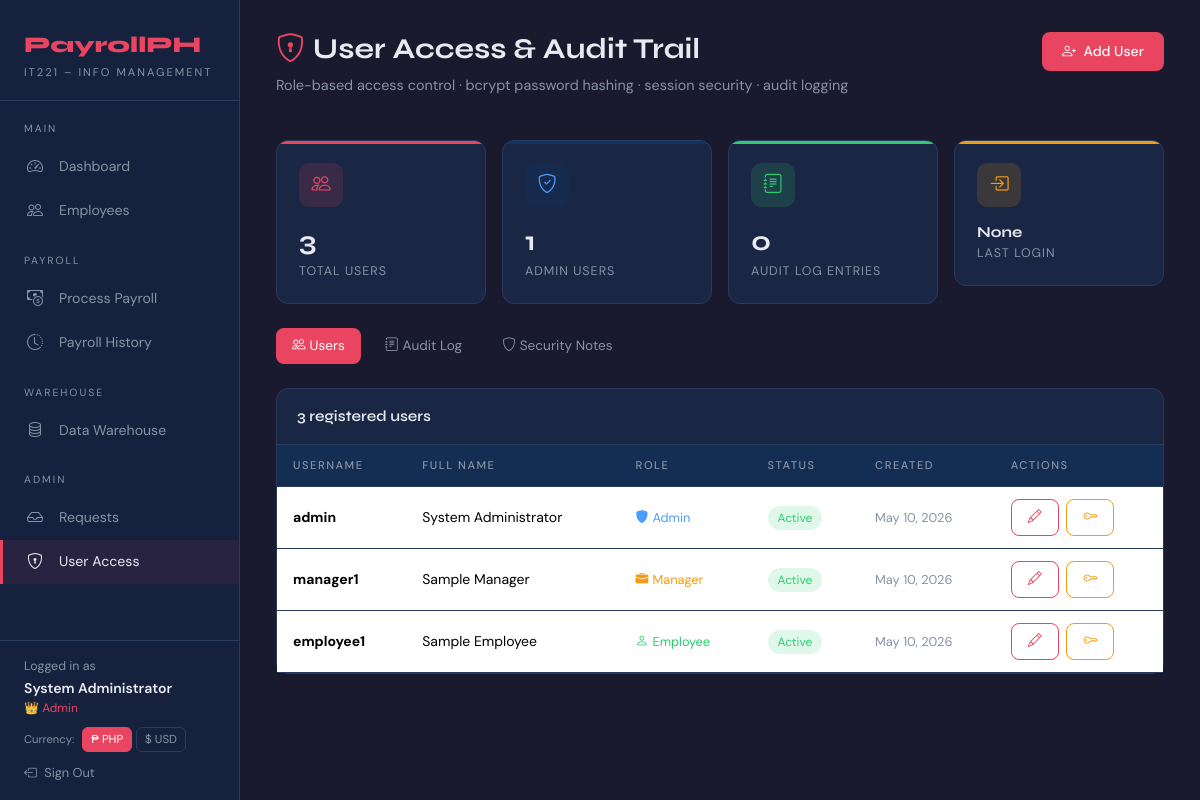
The page /users.php (signed in) on the database as committed earlier.
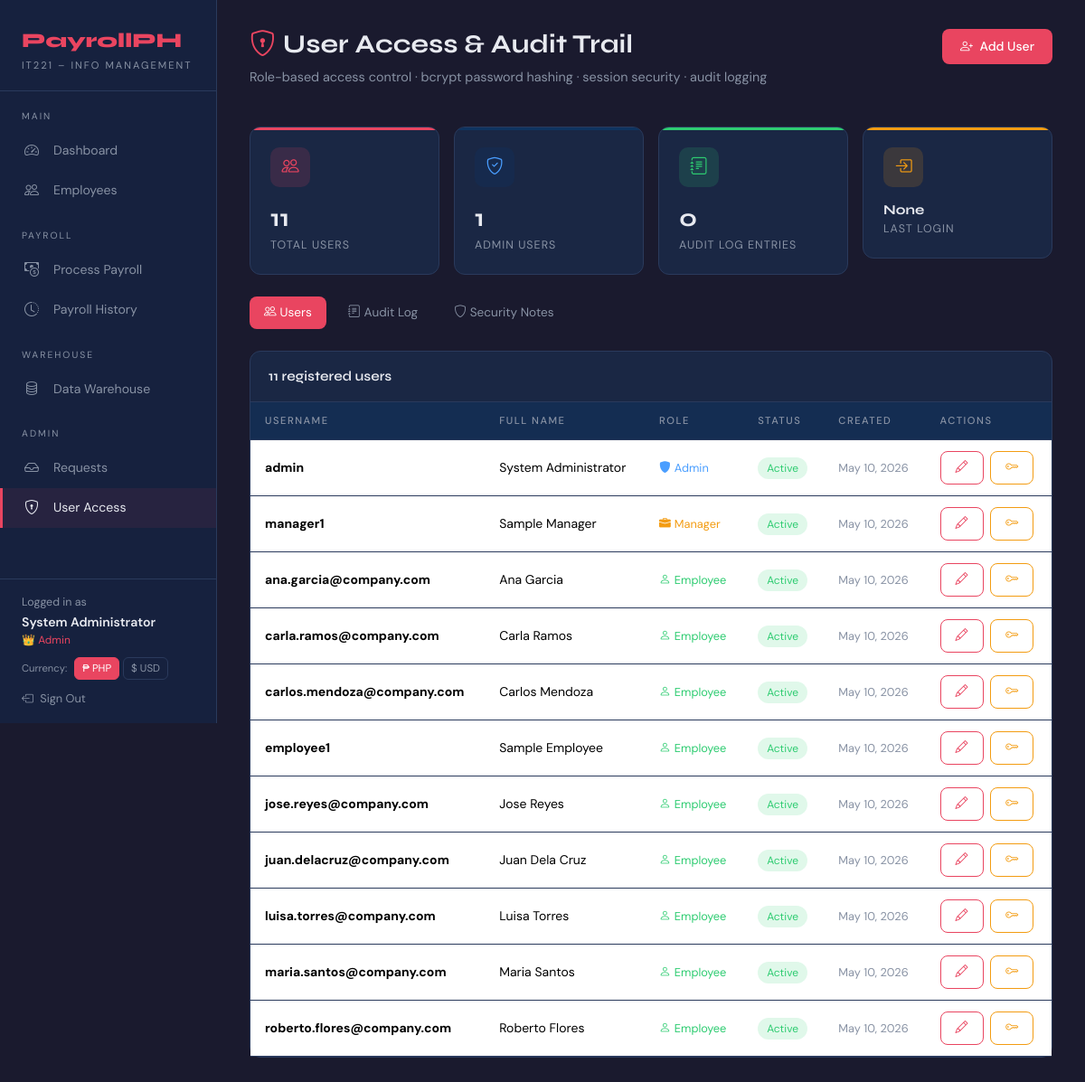
The same page on the database as committed later.
### tables this page shows
CREATE TABLE IF NOT EXISTS users (
    user_id     INT AUTO_INCREMENT PRIMARY KEY,
    username    VARCHAR(80) NOT NULL UNIQUE,
    password    VARCHAR(255) NOT NULL,        
    full_name   VARCHAR(130) NOT NULL,
    role        ENUM('Admin','Staff') NOT NULL DEFAULT 'Staff',
    status      ENUM('Active','Inactive') DEFAULT 'Active',
    created_at  TIMESTAMP DEFAULT CURRENT_TIMESTAMP
);

### includes/auth.php (called while the page is built, shortened)
<?php
function currentUser(): array {
    return [
        'user_id'   => $_SESSION['user_id']   ?? null,
        'username'  => $_SESSION['username']  ?? '',
        'full_name' => $_SESSION['full_name'] ?? '',
        'role'      => $_SESSION['role']      ?? '',
    ];
}
function isManager(): bool { return ($_SESSION['role'] ?? '') === 'Manager'; }
function isEmployee(): bool{ return ($_SESSION['role'] ?? '') === 'Employee'; }

### users.php (the view, shortened to what this page needs)
<?php
require_once 'includes/auth.php';
$db  = getDB();
$users = $db->query("SELECT * FROM users ORDER BY role, username")->fetchAll();
$total_users  = $db->query("SELECT COUNT(*) FROM users")->fetchColumn();
$total_admins = $db->query("SELECT COUNT(*) FROM users WHERE role='Admin'")->fetchColumn();
$total_logs   = $db->query("SELECT COUNT(*) FROM audit_log")->fetchColumn();
$last_login   = $db->query("SELECT logged_at FROM audit_log WHERE action='Login' ORDER BY logged_at DESC LIMIT 1")->fetchColumn();
require_once 'includes/header.php';
?>
<div class="main-content">
    <div class="page-header d-flex justify-content-between align-items-start">
        <div>
            <h1><i class="bi bi-shield-lock me-2 text-accent"></i>User Access & Audit Trail</h1>
            <p>Role-based access control · bcrypt password hashing · session security · audit logging</p>
        </div>
        <button class="btn-accent" data-bs-toggle="modal" data-bs-target="#addUserModal">
            <i class="bi bi-person-plus me-1"></i> Add User
        </button>
    </div>
    <div class="row g-3 mb-4">
        <div class="col-sm-6 col-lg-3">
            <div class="stat-card">
                <div class="stat-icon"><i class="bi bi-people"></i></div>
                <div class="stat-value"><?= $total_users ?></div>
                <div class="stat-label">Total Users</div>
            </div>
        </div>
        <div class="col-sm-6 col-lg-3">
            <div class="stat-card" style="--accent:#0f3460;">
                <div class="stat-icon" style="background:rgba(15,52,96,0.3);color:#4a9eff;"><i class="bi bi-shield-check"></i></div>
                <div class="stat-value"><?= $total_admins ?></div>
                <div class="stat-label">Admin Users</div>
            </div>
        </div>
        <div class="col-sm-6 col-lg-3">
            <div class="stat-card" style="--accent:#2ecc71;">
                <div class="stat-icon" style="background:rgba(46,204,113,0.15);color:#2ecc71;"><i class="bi bi-journal-text"></i></div>
                <div class="stat-value"><?= number_format($total_logs) ?></div>
                <div class="stat-label">Audit Log Entries</div>
            </div>
        </div>
        <div class="col-sm-6 col-lg-3">
            <div class="stat-card" style="--accent:#f39c12;">
                <div class="stat-icon" style="background:rgba(243,156,18,0.15);color:#f39c12;"><i class="bi bi-box-arrow-in-right"></i></div>
                <div class="stat-value" style="font-size:0.95rem;margin-top:8px;">
                    <?= $last_login ? date('M d, H:i', strtotime($last_login)) : 'None' ?>
                </div>
                <div class="stat-label">Last Login</div>
            </div>
        </div>
    </div>
    <ul class="nav nav-pills mb-4" style="gap:8px;">
        <li><a class="nav-link active" data-bs-toggle="pill" href="#tab-users" style="background:var(--accent);border-radius:8px;font-size:0.85rem;"><i class="bi bi-people me-1"></i>Users</a></li>
        <li><a class="nav-link" data-bs-toggle="pill" href="#tab-audit" style="color:var(--text-muted);border-radius:8px;font-size:0.85rem;"><i class="bi bi-journal-text me-1"></i>Audit Log</a></li>
        <li><a class="nav-link" data-bs-toggle="pill" href="#tab-security" style="color:var(--text-muted);border-radius:8px;font-size:0.85rem;"><i class="bi bi-shield me-1"></i>Security Notes</a></li>
    </ul>
    <div class="tab-content">
        <div class="tab-pane fade show active" id="tab-users">
            <div class="card">
                <div class="card-header"><?= count($users) ?> registered users</div>
                <div class="card-body p-0">
                    <table class="table mb-0">
                        <thead>
                            <tr>
                                <th>Username</th>
                                <th>Full Name</th>
                                <th>Role</th>
                                <th>Status</th>
                                <th>Created</th>
                                <th>Actions</th>
                            </tr>
                        </thead>
                        <tbody>
                            <?php foreach ($users as $u): ?>
                            <tr>
                                <td><strong><?= htmlspecialchars($u['username']) ?></strong></td>
                                <td><?= htmlspecialchars($u['full_name']) ?></td>
                                <td>
                                    <?php if ($u['role'] === 'Admin'): ?>
                                    <span style="color:#4a9eff;font-size:0.8rem;"><i class="bi bi-shield-fill me-1"></i>Admin</span>
                                    <?php elseif ($u['role'] === 'Manager'): ?>
                                    <span style="color:#f39c12;font-size:0.8rem;"><i class="bi bi-briefcase-fill me-1"></i>Manager</span>
                                    <?php else: ?>
                                    <span style="color:#2ecc71;font-size:0.8rem;"><i class="bi bi-person me-1"></i>Employee</span>
                                    <?php endif; ?>
                                </td>
                                <td><span class="badge-<?= strtolower($u['status']) ?>"><?= $u['status'] ?></span></td>
                                <td style="color:var(--text-muted);font-size:0.8rem;"><?= date('M d, Y', strtotime($u['created_at'])) ?></td>
                                <td>
                                    <button class="btn-outline-accent btn-sm"
                                        onclick="openEditUser(<?= htmlspecialchars(json_encode($u)) ?>)">
                                        <i class="bi bi-pencil"></i>
                                    </button>
                                    <button class="btn-outline-accent btn-sm ms-1"
                                        onclick="openResetPw(<?= $u['user_id'] ?>, '<?= htmlspecialchars($u['username']) ?>')"
                                        style="border-color:var(--warning);color:var(--warning);">
                                        <i class="bi bi-key"></i>
                                    </button>
                                </td>
                            </tr>
                            <?php endforeach; ?>
                        </tbody>
                    </table>
                </div>
            </div>
        </div>
    </div>
</div>
<?php require_once 'includes/footer.php'; ?>

### includes/header.php (shortened to what this page needs)
<?php
require_once __DIR__ . '/auth.php';
$current_page = basename($_SERVER['PHP_SELF'], '.php');
$__user = currentUser();
$db = getDB();
$currency = $_SESSION['currency'] ?? 'PHP';
$pendingBadge = 0;
if (isAdmin()) {
    $pendingBadge = (int)$db->query("SELECT COUNT(*) FROM requests WHERE status='Pending'")->fetchColumn();
} elseif (isManager()) {
    $pendingBadge = (int)$db->query("SELECT COUNT(*) FROM requests WHERE status='Pending' AND handled_by='Manager'")->fetchColumn();
} elseif (isEmployee()) {
    $eRow = $db->prepare("SELECT employee_id FROM employees WHERE email=? LIMIT 1");
    $eRow->execute([$__user['username']]);
    $eId = $eRow->fetchColumn();
    if ($eId) $pendingBadge = (int)$db->prepare("SELECT COUNT(*) FROM requests WHERE employee_id=? AND status='Pending'")->execute([$eId]);
}
?>
<!DOCTYPE html>
<html lang="en">
<head>
    <link href="https://cdn.jsdelivr.net/npm/bootstrap@5.3.3/dist/css/bootstrap.min.css" rel="stylesheet">
    <link href="https://cdn.jsdelivr.net/npm/bootstrap-icons@1.11.3/font/bootstrap-icons.css" rel="stylesheet">
</head>
<body>
<nav class="sidebar">
    <div class="sidebar-brand">
        <div class="logo-mark">PayrollPH</div>
        <small>IT221 – Info Management</small>
    </div>
    <?php if (isEmployee()): ?>
    <div class="nav-section-label">My Info</div>
    <a href="index.php"    class="nav-link <?= $current_page==='index'    ?'active':'' ?>"><i class="bi bi-speedometer2"></i> My Dashboard</a>
    <a href="employees.php"class="nav-link <?= $current_page==='employees'?'active':'' ?>"><i class="bi bi-person-circle"></i> My Profile</a>
    <a href="benefits.php" class="nav-link <?= $current_page==='benefits' ?'active':'' ?>"><i class="bi bi-gift"></i> My Benefits</a>
    <div class="nav-section-label">Payroll</div>
    <a href="history.php"  class="nav-link <?= $current_page==='history'  ?'active':'' ?>"><i class="bi bi-clock-history"></i> My Payroll History</a>
    <div class="nav-section-label">Requests</div>
    <a href="requests.php" class="nav-link <?= $current_page==='requests' ?'active':'' ?>">
        <i class="bi bi-inbox"></i> My Requests
        <?php if ($pendingBadge > 0): ?><span class="nav-badge"><?= $pendingBadge ?></span><?php endif; ?>
    </a>
    <?php else: ?>
    <div class="nav-section-label">Main</div>
    <a href="index.php"    class="nav-link <?= $current_page==='index'    ?'active':'' ?>"><i class="bi bi-speedometer2"></i> Dashboard</a>
    <a href="employees.php"class="nav-link <?= $current_page==='employees'?'active':'' ?>"><i class="bi bi-people"></i> Employees</a>
    <div class="nav-section-label">Payroll</div>
    <a href="process.php"  class="nav-link <?= $current_page==='process'  ?'active':'' ?>"><i class="bi bi-cash-coin"></i> Process Payroll</a>
    <a href="history.php"  class="nav-link <?= $current_page==='history'  ?'active':'' ?>"><i class="bi bi-clock-history"></i> Payroll History</a>
    <div class="nav-section-label">Warehouse</div>
    <a href="warehouse.php"class="nav-link <?= $current_page==='warehouse'?'active':'' ?>"><i class="bi bi-database"></i> Data Warehouse</a>
    <div class="nav-section-label">Admin</div>
    <a href="requests.php" class="nav-link <?= $current_page==='requests' ?'active':'' ?>">
        <i class="bi bi-inbox"></i> Requests
    </a>
    <a href="users.php"    class="nav-link <?= $current_page==='users'    ?'active':'' ?>"><i class="bi bi-shield-lock"></i> User Access</a>
    <?php endif; ?>
    <div style="margin-top:auto;padding:16px 24px;border-top:1px solid var(--border);">
        <div style="font-size:0.78rem;color:var(--text-muted);margin-bottom:2px;">Logged in as</div>
        <div style="font-size:0.88rem;font-weight:600;color:var(--text-main);"><?= htmlspecialchars($__user['full_name']) ?></div>
        <?php
        $roleColor = match($__user['role']){'Admin'=>'var(--accent)','Manager'=>'#4a9eff','Employee'=>'#2ecc71',default=>'var(--text-muted)'};
        $roleIcon  = match($__user['role']){'Admin'=>'👑','Manager'=>'🏢','Employee'=>'👤',default=>''};
        ?>
        <div style="font-size:0.75rem;color:<?= $roleColor ?>;margin-bottom:10px;"><?= $roleIcon ?> <?= $__user['role'] ?></div>
        <div class="currency-toggle mb-2">
            <span style="font-size:0.7rem;color:var(--text-muted);margin-right:4px;">Currency:</span>
            <a href="?currency=PHP" class="<?= ($currency==='PHP')?'active':'' ?>">₱ PHP</a>
            <a href="?currency=USD" class="<?= ($currency==='USD')?'active':'' ?>">$ USD</a>
        </div>
        <a href="logout.php" style="font-size:0.8rem;color:var(--text-muted);text-decoration:none;">
            <i class="bi bi-box-arrow-left me-1"></i> Sign Out
        </a>
    </div>
</nav>

### includes/footer.php (shortened to what this page needs)
</body>
</html>

### includes/header.php (style rules this page uses)
:root { --primary:#1a1a2e;--accent:#e94560;--accent2:#0f3460;--surface:#16213e;--card-bg:#1a2744;--text-main:#e8eaf0;--text-muted:#8892a4;--border:#2a3a5c;--success:#2ecc71;--warning:#f39c12;--danger:#e74c3c; }
* { box-sizing:border-box;margin:0;padding:0; }
body { background:var(--primary);color:var(--text-main);font-family:'DM Sans',sans-serif;min-height:100vh; }
.sidebar { width:240px;min-height:100vh;background:var(--surface);border-right:1px solid var(--border);position:fixed;top:0;left:0;display:flex;flex-direction:column;z-index:100; }
.sidebar-brand { padding:28px 24px 20px;border-bottom:1px solid var(--border); }
.sidebar-brand .logo-mark { font-family:'Syne',sans-serif;font-weight:800;font-size:1.4rem;color:var(--accent); }
.sidebar-brand small { display:block;font-size:0.7rem;color:var(--text-muted);letter-spacing:2px;text-transform:uppercase;margin-top:2px; }
.nav-section-label { font-size:0.65rem;letter-spacing:2px;text-transform:uppercase;color:var(--text-muted);padding:20px 24px 8px; }
.sidebar .nav-link { display:flex;align-items:center;gap:12px;padding:10px 24px;color:var(--text-muted);font-size:0.88rem;font-weight:400;border-left:3px solid transparent;transition:all 0.2s;text-decoration:none;position:relative; }
.sidebar .nav-link:hover,.sidebar .nav-link.active { color:var(--text-main);background:rgba(233,69,96,0.08);border-left-color:var(--accent); }
.sidebar .nav-link i { font-size:1rem;min-width:20px; }
.main-content { margin-left:240px;padding:32px 36px;min-height:100vh; }
.page-header { margin-bottom:28px; }
.page-header h1 { font-family:'Syne',sans-serif;font-weight:700;font-size:1.8rem;color:var(--text-main); }
.page-header p { color:var(--text-muted);font-size:0.9rem; }
.card { background:var(--card-bg);border:1px solid var(--border);border-radius:12px;color:var(--text-main); }
.card-header { background:transparent;border-bottom:1px solid var(--border);font-family:'Syne',sans-serif;font-weight:600;font-size:0.95rem;padding:16px 20px;color:var(--text-main); }
.card-body { padding:20px; }
.stat-card { background:var(--card-bg);border:1px solid var(--border);border-radius:12px;padding:22px;position:relative;overflow:hidden; }
.stat-card::before { content:'';position:absolute;top:0;left:0;right:0;height:3px;background:var(--accent); }
.stat-card .stat-icon { width:44px;height:44px;border-radius:10px;background:rgba(233,69,96,0.15);display:flex;align-items:center;justify-content:center;font-size:1.2rem;color:var(--accent);margin-bottom:14px; }
.stat-card .stat-value { font-family:'Syne',sans-serif;font-size:1.7rem;font-weight:700;color:var(--text-main); }
.stat-card .stat-label { font-size:0.78rem;color:var(--text-muted);text-transform:uppercase;letter-spacing:1px; }
.table { color:var(--text-main);font-size:0.875rem; }
.table thead th { background:rgba(15,52,96,0.5);color:var(--text-muted);font-size:0.7rem;text-transform:uppercase;letter-spacing:1.5px;border-color:var(--border);padding:12px 16px;font-weight:500; }
.table tbody td { border-color:var(--border);padding:12px 16px;vertical-align:middle; }
.btn-accent { background:var(--accent);color:#fff;border:none;border-radius:8px;font-weight:500;font-size:0.875rem;padding:9px 20px;transition:all 0.2s;cursor:pointer; }
.btn-outline-accent { border:1px solid var(--accent);color:var(--accent);background:transparent;border-radius:8px;font-size:0.875rem;padding:7px 16px;transition:all 0.2s;cursor:pointer; }
.badge-active { background:rgba(46,204,113,0.15);color:var(--success);border-radius:20px;padding:4px 10px;font-size:0.75rem; }
.text-accent { color:var(--accent); }
.currency-toggle { display:flex;gap:4px;align-items:center; }
.currency-toggle a { font-size:0.72rem;padding:3px 8px;border-radius:6px;text-decoration:none;color:var(--text-muted);border:1px solid var(--border);transition:all 0.2s; }
.currency-toggle a.active { background:var(--accent);color:#fff;border-color:var(--accent); }

Rows that differ between the two databases and show on the page:
added users: username "ana.garcia@company.com", full_name "Ana Garcia", role "Employee" (drawn), status "Active", created_at "May 10, 2026"
added users: username "carla.ramos@company.com", full_name "Carla Ramos", role "Employee" (drawn), status "Active", created_at "May 10, 2026"
added users: username "carlos.mendoza@company.com", full_name "Carlos Mendoza", role "Employee" (drawn), status "Active", created_at "May 10, 2026"
added users: username "jose.reyes@company.com", full_name "Jose Reyes", role "Employee" (drawn), status "Active", created_at "May 10, 2026"
added users: username "juan.delacruz@company.com", full_name "Juan Dela Cruz", role "Employee" (drawn), status "Active", created_at "May 10, 2026"
added users: username "luisa.torres@company.com", full_name "Luisa Torres", role "Employee" (drawn), status "Active", created_at "May 10, 2026"
added users: username "maria.santos@company.com", full_name "Maria Santos", role "Employee" (drawn), status "Active", created_at "May 10, 2026"
added users: username "roberto.flores@company.com", full_name "Roberto Flores", role "Employee" (drawn), status "Active", created_at "May 10, 2026"
Other text that changed with them:
$total_users: "3" → "11"
count($users): "3" → "11"
